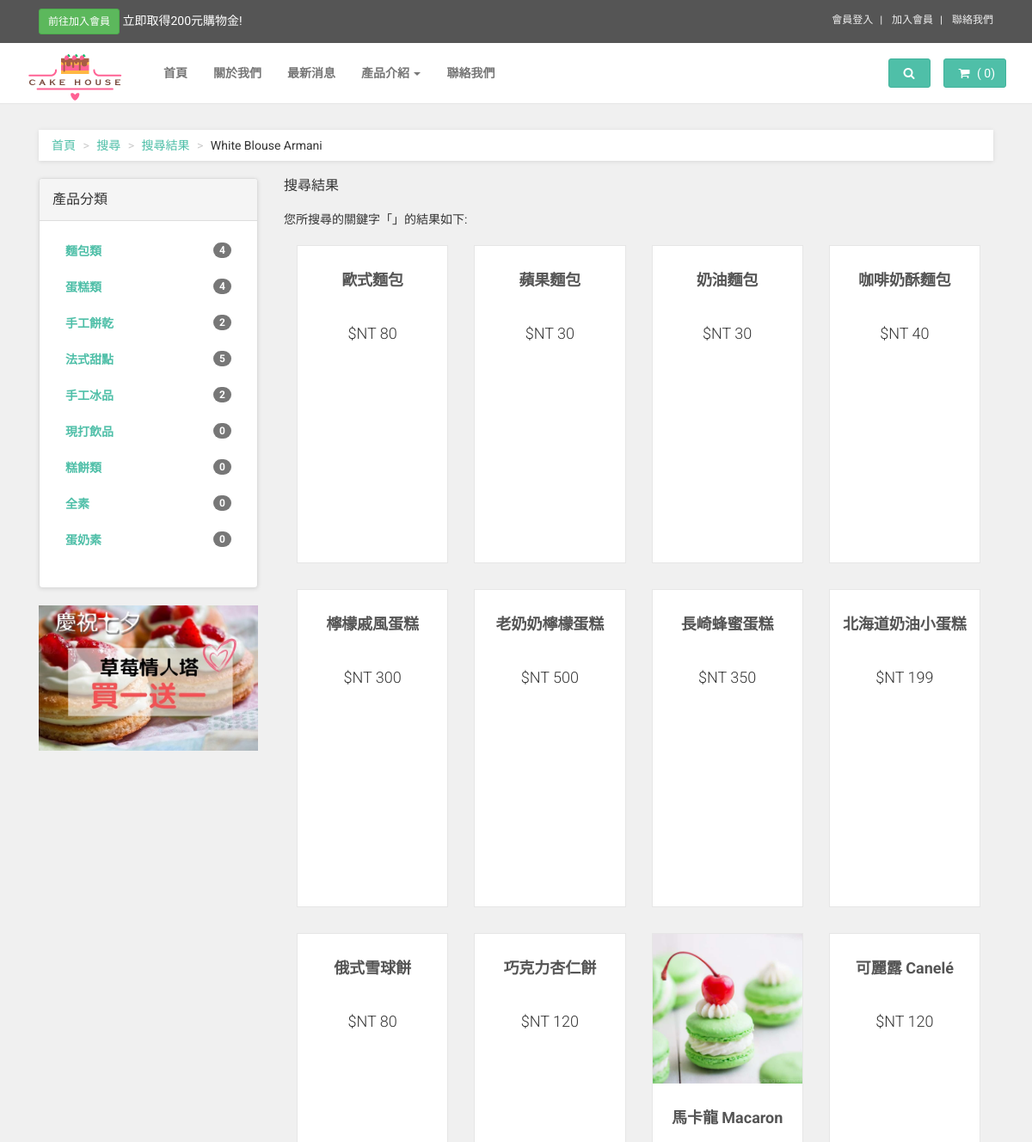
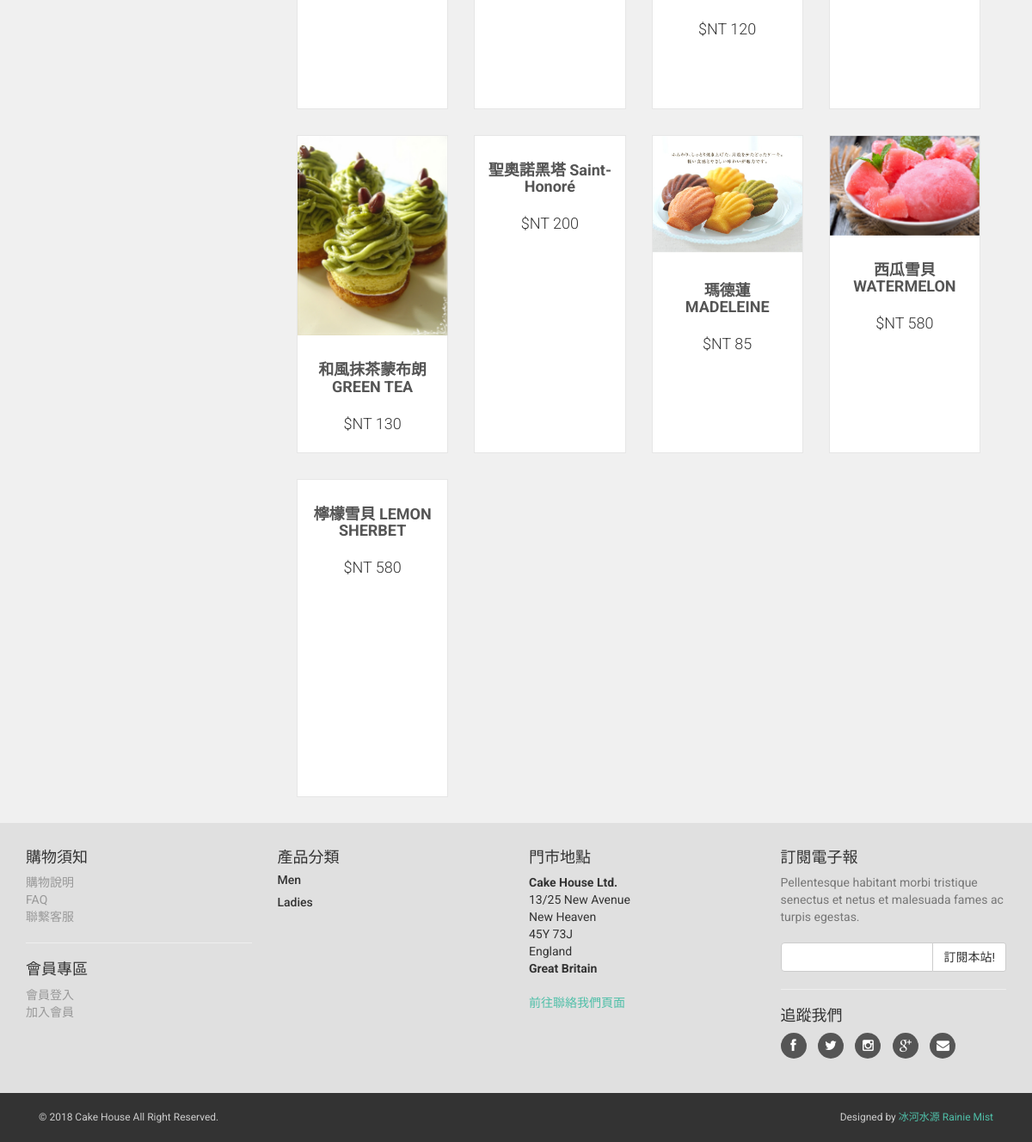
/frontend/search_result.php, run on the app's committed database (2 pictures, top to bottom).
### tables this page shows
CREATE TABLE `product_categories` (
  `product_categories_id` int(11) NOT NULL,
  `category` varchar(255) NOT NULL,
  `created_at` varchar(255) DEFAULT NULL,
  `updated_at` varchar(255) DEFAULT NULL,
  `order` int(11) NOT NULL,
  `series_id` int(11) NOT NULL
);

CREATE TABLE `products` (
  `products_id` int(11) NOT NULL,
  `product_categories_id` int(11) NOT NULL,
  `picture` varchar(255) DEFAULT NULL,
  `name` varchar(255) NOT NULL,
  `description` text NOT NULL,
  `price` varchar(255) NOT NULL,
  `created_at` varchar(255) DEFAULT NULL,
  `updated_at` varchar(255) DEFAULT NULL,
  `type` int(11) NOT NULL
);

### frontend/search_result.php (the view, shortened to what this page needs)
<?php
require_once('../connection/connection.php');
$query = $db->query("SELECT * FROM products WHERE name LIKE '%". $_GET['keyword']."%' OR description LIKE '%". $_GET['keyword']."%'");
$search_result = $query->fetchAll(PDO::FETCH_ASSOC);
?>
<!DOCTYPE html>
<html lang="en">
<head>
    <?php require_once('template/head_files.php'); ?>
</head>
<body>
<?php require_once('template/navbar.php'); ?>
    <div id="all">
        <div id="content">
            <div class="container">
                <div class="col-md-12">
                    <ul class="breadcrumb">
                        <li><a href="#">首頁</a>
                        </li>
                        <li><a href="#">搜尋</a>
                        </li>
                        <li><a href="#">搜尋結果</a>
                        </li>
                        <li>White Blouse Armani</li>
                    </ul>
                </div>
                <div class="col-md-3">
                    <div class="panel panel-default sidebar-menu">
                        <div class="panel-heading">
                            <h3 class="panel-title">產品分類</h3>
                        </div>
                        <div class="panel-body">
                            <ul class="nav nav-pills nav-stacked category-menu">
                            <?php foreach($categories as $side_categories){
                                    $query = $db->query("SELECT * FROM products WHERE product_categories_id=".$side_categories['product_categories_id']);
                                    $total_products = count($query->fetchAll(PDO::FETCH_ASSOC));
                                ?>
                                <li>
                                    <a href="products_list.php?cat=<?php echo $side_categories['product_categories_id']; ?>"><?php echo $side_categories['category']; ?> <span class="badge pull-right"><?php echo $total_products; ?></span></a>
                                </li>
                            <?php } ?>
                            </ul>
                        </div>
                    </div>
                    <div class="banner">
                        <a href="#">
                            <img src="../images/ad-banner.jpg" alt="sales 2014" class="img-responsive">
                        </a>
                    </div>
                </div>
                <div class="col-md-9">
                    <div class="row same-height-row">
                        <div class="col-sm-12">
                        <h3 class="panel-title">搜尋結果</h3>
                        <br>
                        <p>您所搜尋的關鍵字「<?php echo $_GET['keyword']; ?>」的結果如下:</p>
                        <?php foreach($search_result as $products){  ?>
                        <div class="col-sm-3">
                            <div class="product same-height">
                                <div class="flip-container">
                                    <div class="flipper">
                                        <div class="front">
                                            <a href="products.php?id=<?php echo $products['products_id']; ?>">
                                                <img src="../uploads/products/<?php echo $products['picture']; ?>" alt="" class="img-responsive">
                                            </a>
                                        </div>
                                        <div class="back">
                                            <a href="products.php?id=<?php echo $products['products_id']; ?>">
                                            </a>
                                        </div>
                                    </div>
                                </div>
                                <div class="text">
                                    <h3><a href="products.php?id=<?php echo $products['products_id']; ?>"><?php echo $products['name']; ?></a></h3>
                                    <p class="price">$NT <?php echo $products['price']; ?></p>
                                </div>
                            </div>
                        </div>
                        <?php } ?>
                        </div>
                    </div>
                </div>
            </div>
        </div>
       <?php require_once('template/footer.php'); ?>
</body>
</html>

### css/cake/style.default.css (style rules this page uses)
a, button { -webkit-transition: all 0.2s ease-out; -moz-transition: all 0.2s ease-out; transition: all 0.2s ease-out; }
.breadcrumb { -webkit-box-shadow: 0 1px 5px rgba(0, 0, 0, 0.1); box-shadow: 0 1px 5px rgba(0, 0, 0, 0.1); }
#content .panel.sidebar-menu { -webkit-box-sizing: border-box; -moz-box-sizing: border-box; box-sizing: border-box; -webkit-box-shadow: 0 1px 5px rgba(0, 0, 0, 0.1); box-shadow: 0 1px 5px rgba(0, 0, 0, 0.1); }
#content .panel.sidebar-menu h3 { padding: 5px 0; margin: 0; }
#content .panel.sidebar-menu ul.nav.category-menu { margin-bottom: 20px; }
#content .panel.sidebar-menu ul.nav.category-menu li a { text-transform: uppercase; font-weight: bold; }
#content .product { background: #fff; border: solid 1px #e6e6e6; -webkit-box-sizing: border-box; -moz-box-sizing: border-box; box-sizing: border-box; margin-bottom: 30px; }
#content .product .flip-container { cursor: pointer; -webkit-perspective: 1000; -moz-perspective: 1000; perspective: 1000; -webkit-transform-style: preserve-3d; -moz-transform-style: preserve-3d; -ms-transform-style: preserve-3d; transform-style: preserve-3d; }
#content .product .flip-container, #content .product .front, #content .product .back { width: 100%; }
#content .product .flipper { -webkit-backface-visibility: hidden; -moz-backface-visibility: hidden; backface-visibility: hidden; -webkit-transition: 0.6s; transition: 0.6s; -webkit-transform-style: preserve-3d; -moz-transform-style: preserve-3d; -ms-transform-style: preserve-3d; transform-style: preserve-3d; position: relative; }
#content .product .front, #content .product .back { -webkit-backface-visibility: hidden; -moz-backface-visibility: hidden; backface-visibility: hidden; -webkit-transition: 0.6s; transition: 0.6s; -webkit-transform-style: preserve-3d; -moz-transform-style: preserve-3d; -ms-transform-style: preserve-3d; transform-style: preserve-3d; position: absolute; top: 0; left: 0; }
#content .product .front { z-index: 2; -webkit-transform: rotateY(0deg); -ms-transform: rotateY(0deg); transform: rotateY(0deg); }
#content .product .back { -webkit-transform: rotateY(-180deg); -ms-transform: rotateY(-180deg); transform: rotateY(-180deg); }
#content .product .text { padding: 10px 10px 0; }
#content .product .text h3 { font-size: 18px; font-weight: 700; height: 39.6px; text-align: center; overflow: hidden; }
#content .product .text h3 a { color: #555555; }
#content .product .text p.price { font-size: 18px; text-align: center; font-weight: 300; }
#content .banner { margin-bottom: 30px; }
.nav { margin-bottom: 0; padding-left: 0; list-style: none; }
.nav > li > a { padding: 10px 15px; }
.nav-pills > li > a { border-radius: 0; }
body { font-family: "Roboto", Helvetica, Arial, sans-serif; font-size: 14px; line-height: 1.42857143; color: #333333; background-color: #f0f0f0; }
a { color: #4fbfa8; text-decoration: none; }
.breadcrumb { padding: 8px 15px; margin-bottom: 20px; background-color: #ffffff; border-radius: 0; }
.breadcrumb > li + li:before { content: ">\00a0"; color: #cccccc; }
h1, h2, h3, h4, h5, h6, .h1, .h2, .h3, .h4, .h5, .h6 { font-family: inherit; font-weight: 500; line-height: 1.1; color: inherit; }
h1, .h1, h2, .h2, h3, .h3 { margin-top: 20px; margin-bottom: 20px; }
p, ul, ol { margin: 0 0 20px; }

### data on the page
product_categories: category "麵包類", total_products "4"
product_categories: category "蛋糕類", total_products "4"
product_categories: category "手工餅乾", total_products "2"
product_categories: category "法式甜點", total_products "5"
product_categories: category "手工冰品", total_products "2"
product_categories: category "現打飲品", total_products "0"
product_categories: category "糕餅類", total_products "0"
product_categories: category "全素", total_products "0"
product_categories: category "蛋奶素", total_products "0"
products: name "歐式麵包", price "80"
products: name "蘋果麵包", price "30"
products: name "奶油麵包", price "30"
products: name "咖啡奶酥麵包", price "40"
products: name "檸檬戚風蛋糕", price "300"
products: name "老奶奶檸檬蛋糕", price "500"
products: name "長崎蜂蜜蛋糕", price "350"
products: name "北海道奶油小蛋糕", price "199"
products: name "俄式雪球餅", price "80"
products: name "巧克力杏仁餅", price "120"
products: picture (picture), name "馬卡龍 Macaron", price "120"
products: name "可麗露 Canelé", price "120"
products: picture (picture), name "和風抹茶蒙布朗 GREEN TEA…", price "130"
products: name "聖奧諾黑塔 Saint-Honoré", price "200"
products: picture (picture), name "瑪德蓮 MADELEINE", price "85"
products: picture (picture), name "西瓜雪貝 WATERMELON…", price "580"
products: name "檸檬雪貝 LEMON SHERBET", price "580"
